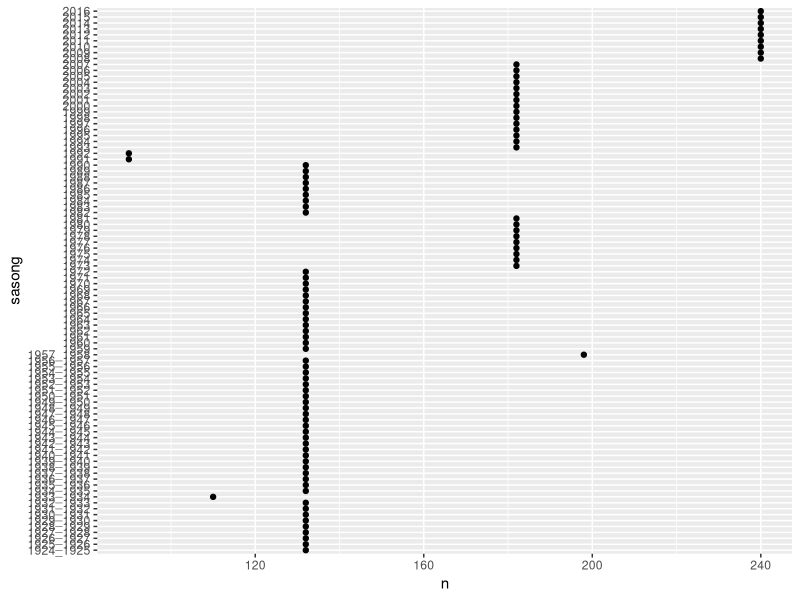

The R source for this figure: (Note: this script raises an error after producing the figure.)
library(tidyverse)

dat_match <- read_csv("Allsvenska/Data_out/Alls_matcher.csv")

dat_match %>% 
  count(sasong) %>% 
  ggplot(aes(sasong, n)) + geom_point() + coord_flip()

# Resultat för enskilt lag
mållag <- "Malmö"

dat_temp <- dat_match %>% 
  filter(hemma == mållag | borta == mållag) %>% 
  mutate(utfall = ifelse(hemmamal > bortamal, "hemma", ifelse(hemmamal == bortamal, "lika", "borta")),
         mållag_hemma_borta = ifelse(hemma == mål_lag, "hemma", "borta"),
         mållag_utfall = ifelse(utfall == "lika", "lika", ifelse(mållag_hemma_borta == utfall, "vinst", "förlust")),
         mållag_utfall_num = as.numeric(factor(mållag_utfall, levels = c("förlust", "lika", "vinst"))) - 2,
         utfall_cumsum = cumsum(mållag_utfall_num),
         matchid = 1:n())

dat_temp %>%   
  ggplot(aes(datum, utfall_cumsum, color = sasong)) + 
  geom_line(size = 1) + 
  theme_minimal() +
  theme(legend.position = "none")
